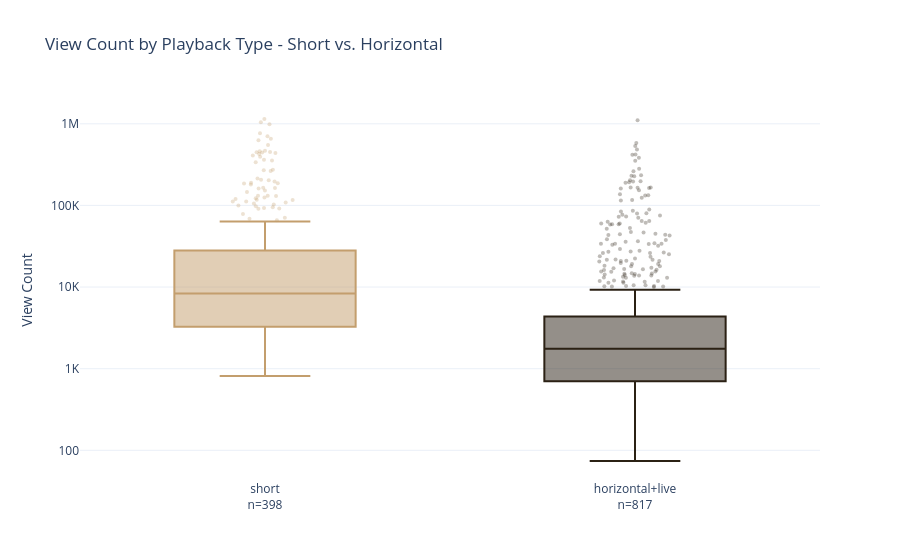

The notebook cell this image was saved under:
### Code cell
df['playback_type'] = np.where(df['format'] == 'short', 'short', 'horizontal+live')

order = ['short', 'horizontal+live']
n = df['playback_type'].value_counts()

fig = px.box(
    df, x='playback_type', y='view_count',
    log_y=True,
    color='playback_type',
    category_orders={'playback_type': order},
    title='View Count by Playback Type - Short vs. Horizontal+Live',
    labels={'playback_type': '', 'view_count': 'View Count'},
)

fig.update_traces(marker=dict(opacity=0.3, size=4), jitter=0.4)

fig.update_layout(showlegend=False)

fig.update_xaxes(
    tickvals=order,
    ticktext=[f'{f}<br>n={n[f]}' for f in order])

fig.update_yaxes(
    tickvals=[100, 1_000, 10_000, 100_000, 1_000_000],
    ticktext=['100', '1K', '10K', '100K', '1M'])

fig.show()

### Figure 1 — Plotly figure (JSON) as saved in the notebook; plotly's stock layout.template omitted (floating-point values rounded to 4 significant figures; data arrays with more than 128 entries replaced by an {"elided": "..."} marker saying what was removed)
{"data": [{"alignmentgroup": "True", "hovertemplate": "=%{x}<br>View Count=%{y}<extra></extra>", "jitter": 0.4, "legendgroup": "short", "marker": {"color": "#C39E6D", "opacity": 0.3, "size": 4}, "name": "short", "notched": false, "offsetgroup": "short", "orientation": "v", "showlegend": true, "type": "box", "x": {"elided": "398 str values"}, "x0": " ", "xaxis": "x", "y": {"elided": "398 int values"}, "y0": " ", "yaxis": "y"}, {"alignmentgroup": "True", "hovertemplate": "=%{x}<br>View Count=%{y}<extra></extra>", "jitter": 0.4, "legendgroup": "horizontal+live", "marker": {"color": "#2B2114", "opacity": 0.3, "size": 4}, "name": "horizontal+live", "notched": false, "offsetgroup": "horizontal+live", "orientation": "v", "showlegend": true, "type": "box", "x": {"elided": "817 str values"}, "x0": " ", "xaxis": "x", "y": {"elided": "817 int values"}, "y0": " ", "yaxis": "y"}], "layout": {"boxmode": "overlay", "legend": {"title": {"text": ""}, "tracegroupgap": 0}, "showlegend": false, "title": {"text": "View Count by Playback Type - Short vs. Horizontal"}, "xaxis": {"anchor": "y", "categoryarray": ["short", "horizontal+live"], "categoryorder": "array", "domain": [0, 1], "ticktext": ["short<br>n=398", "horizontal+live<br>n=817"], "tickvals": ["short", "horizontal+live"], "title": {"text": ""}}, "yaxis": {"anchor": "x", "domain": [0, 1], "ticktext": ["100", "1K", "10K", "100K", "1M"], "tickvals": [100, 1000, 10000, 100000, 1000000], "title": {"text": "View Count"}, "type": "log"}}}
